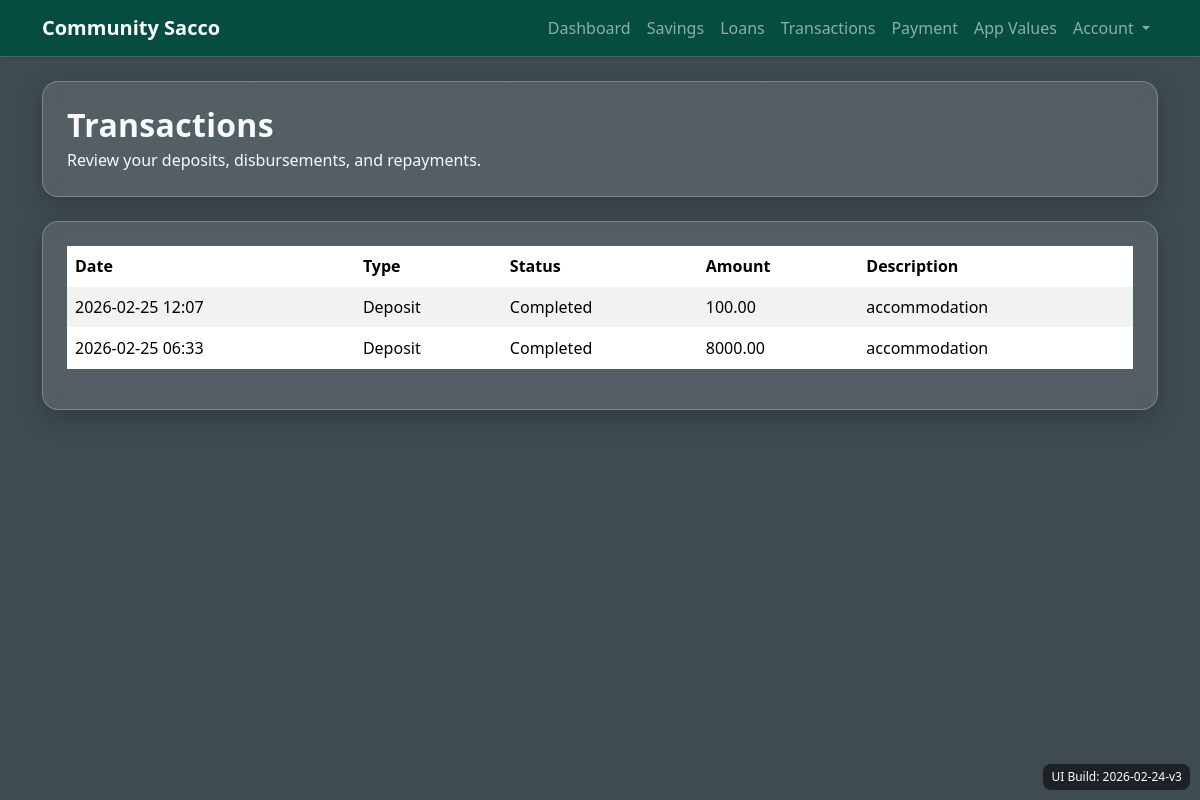
Screenshot of /FinanceApp/transactions/ (signed in) with the database file from the repository.
### FinanceApp/models.py (models this page shows, shortened)
class Transaction(models.Model):
    TYPE_DEPOSIT = "DEPOSIT"
    TYPE_LOAN_DISBURSEMENT = "LOAN_DISBURSEMENT"
    TYPE_LOAN_REPAYMENT = "LOAN_REPAYMENT"
    TYPE_CHOICES = [
        (TYPE_DEPOSIT, "Deposit"),
        (TYPE_LOAN_DISBURSEMENT, "Loan Disbursement"),
        (TYPE_LOAN_REPAYMENT, "Loan Repayment"),
    ]
    STATUS_PENDING = "PENDING"
    STATUS_COMPLETED = "COMPLETED"
    STATUS_CHOICES = [
        (STATUS_PENDING, "Pending payment"),
        (STATUS_COMPLETED, "Completed"),
    ]
    user = models.ForeignKey(User, on_delete=models.CASCADE, related_name="transactions")
    transaction_type = models.CharField(max_length=20, choices=TYPE_CHOICES)
    status = models.CharField(max_length=10, choices=STATUS_CHOICES, default=STATUS_COMPLETED)
    amount = models.DecimalField(max_digits=12, decimal_places=2)
    phone_number = models.CharField(max_length=20, blank=True)
    payment_reference = models.CharField(max_length=120, blank=True)
    description = models.CharField(max_length=255, blank=True)
    created_at = models.DateTimeField(auto_now_add=True)
    class Meta:
        ordering = ["-created_at"]

### FinanceApp/views.py (the view)
# urls.py: path('transactions/', views.transactions, name='transactions'),
@login_required
def transactions(request):
    user_transactions = request.user.transactions.all()
    return render(request, "FinanceApp/transactions.html", {"transactions": user_transactions})

### FinanceApp/templates/FinanceApp/transactions.html (shortened to what this page needs)
{% extends "main.html" %}
{% block content %}
<div class="container py-4">
  <div class="content-panel p-4 mb-4">
    <h2 class="section-title mb-1">Transactions</h2>
    <p class="mb-0">Review your deposits, disbursements, and repayments.</p>
  </div>
  <div class="content-panel p-4">
      <div class="table-responsive">
        <table class="table table-striped">
          <thead>
            <tr>
              <th>Date</th>
              <th>Type</th>
              <th>Status</th>
              <th>Amount</th>
              <th>Description</th>
            </tr>
          </thead>
          <tbody>
            {% for txn in transactions %}
              <tr>
                <td>{{ txn.created_at|date:"Y-m-d H:i" }}</td>
                <td>{{ txn.get_transaction_type_display }}</td>
                <td>
                  {% if txn.status == "PENDING" %}
                    Pending payment
                  {% else %}
                    {{ txn.get_status_display }}
                  {% endif %}
                </td>
                <td>{{ txn.amount }}</td>
                <td>
                  {{ txn.description|default:"-" }}
                </td>
              </tr>
            {% empty %}
              <tr>
                <td colspan="5">No transactions found.</td>
              </tr>
            {% endfor %}
          </tbody>
        </table>
      </div>
  </div>
</div>
{% endblock %}

### rows the page displays
Transaction: created_at "2026-02-25 12:07", transaction_type "Deposit", status "Completed", amount "100.00", description "accommodation"
Transaction: created_at "2026-02-25 06:33", transaction_type "Deposit", status "Completed", amount "8000.00", description "accommodation"
